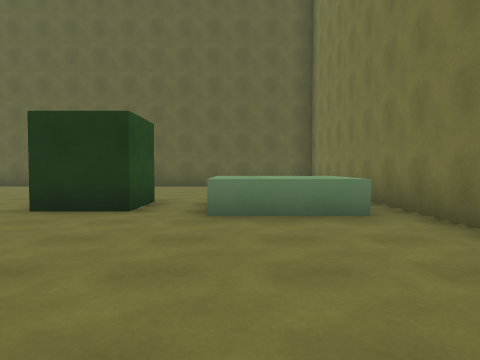
View 1 (above)

21 first-person views from a walk through a Unity game level. The camera is 1.3 m above the floor, tilts 2° down and sees 70° across. The floor is counted in squares, 2 m on a side. Each view is taken from the middle of a square. On the plan, view 1 faces up. The plan holds only what a view shows up to about 10 squares ahead; the rest is blank. The place goes on beyond the plan. The player is left out.

View 2
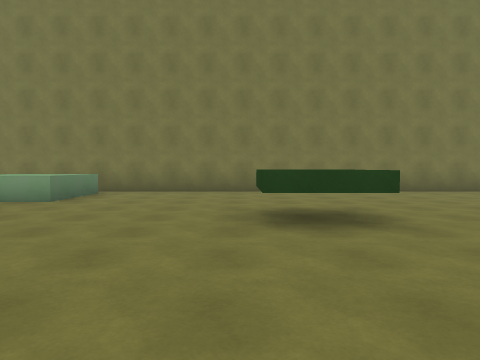

View 3
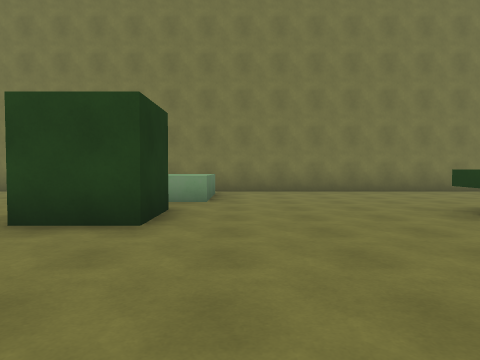

View 4
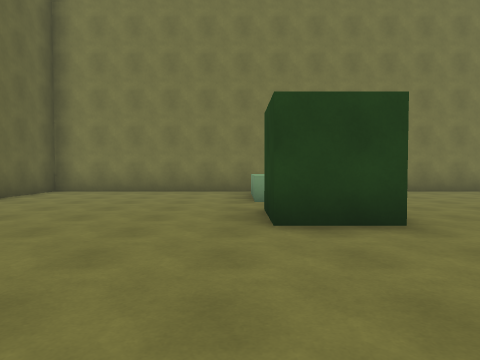

View 5
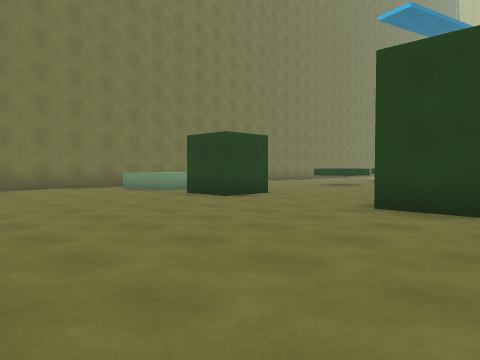

View 6
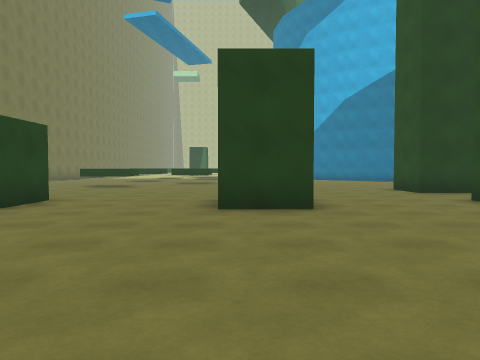

View 7
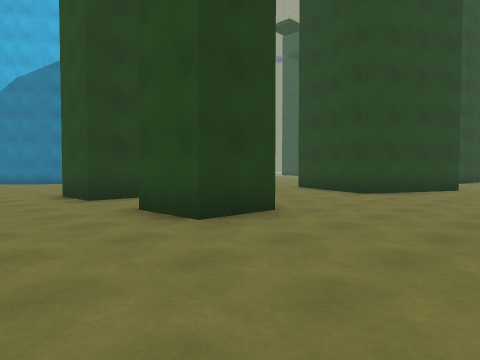

View 8
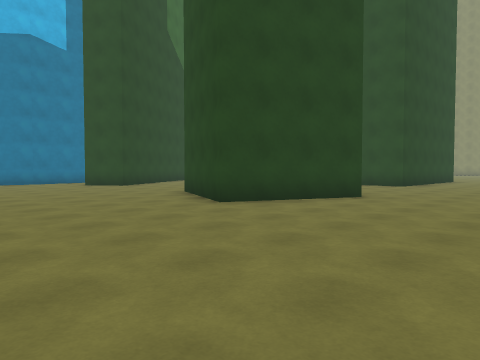

View 9
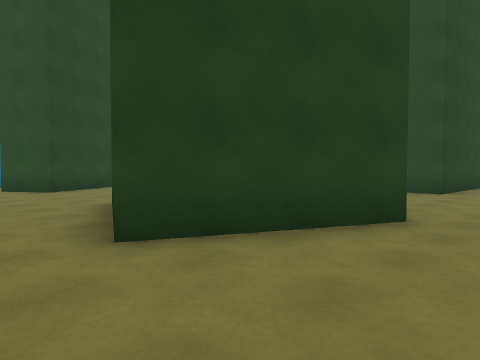

View 10
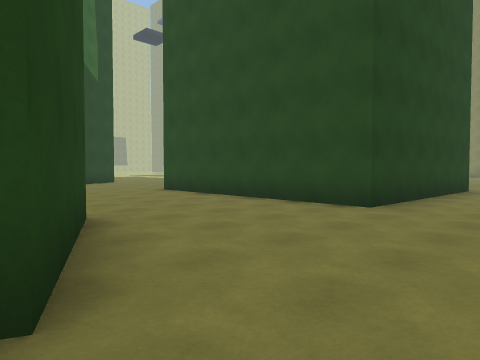

View 11
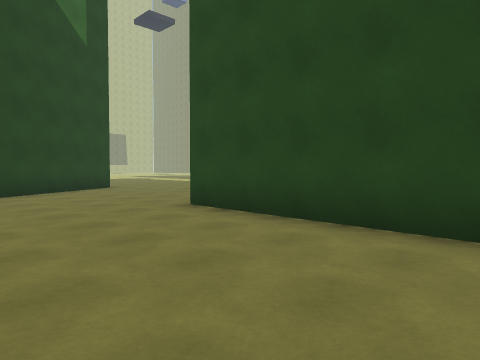

View 12
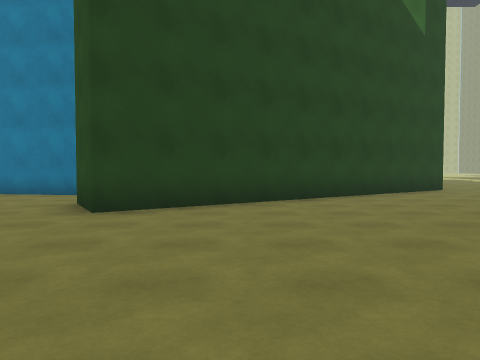

View 13
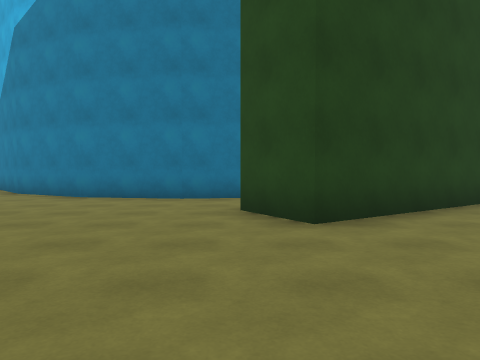

View 14
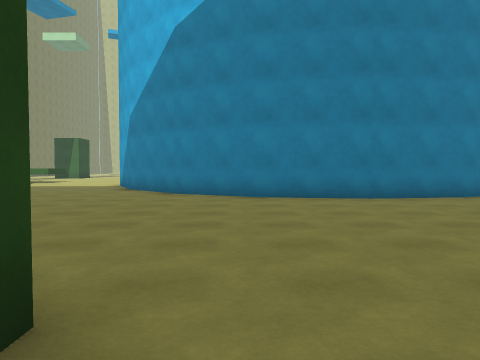

View 15
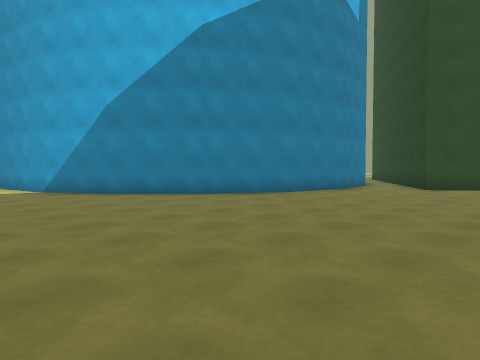

View 16
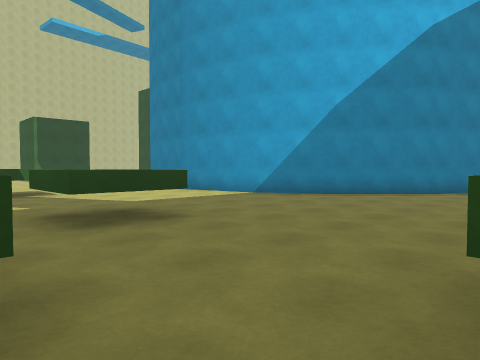

View 17
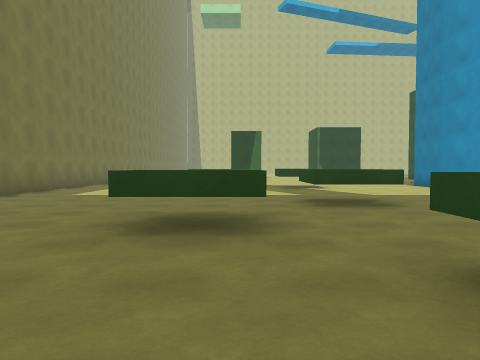

View 18
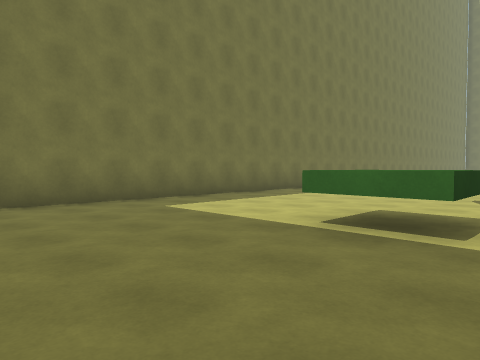

View 19
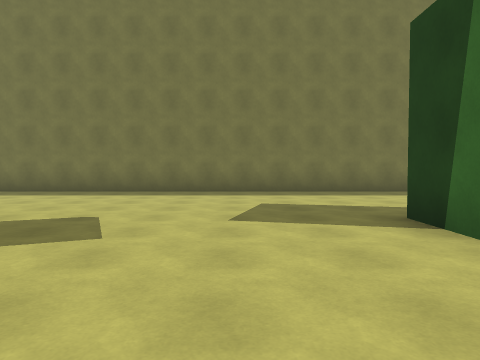

View 20
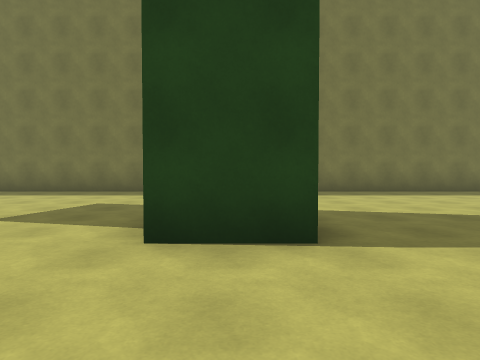

View 21
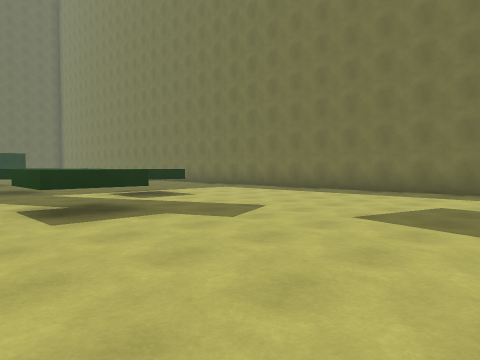

### Floor plan
Key: @ floor where view 1 was taken; # wall or solid block; . floor; ^ raised ledge.
Columns run from 28 left of view 1 to 3 right of it. Each row starts with its distance up from view 1.
 13                               ##
 12                    ....     ...#
 11             ....   ............#
 10        ........................#
  9    ............................#
  8 ...............................#
  7 ........##.....................#
  6 ###....####....##...##...##.^^.#
  5   #....# ##.... #...  ...##.^^.#
  4   #..... #..... .... ..........#
  3   #............##...  .........#
  2   #............##...  .........#
  1   #............................#
  0   #......................^^.@..#
 -1  ........#............ ........#
 -2  .......##............  .......#
 -3  .....### .............^.......#
 -4  ....##  ......................#
 -5  ..###  #######..........^^....#
 -6  ###          ###..............#
 -7                 ##.....^.......#
 -8                  #.....^.......#
 -9                  ##............#
-10                   #......^^....#
-11                   #............#
-12                     ...^.......#
-13                       .^.......#
-14                       .........#
-15                      ..........#
-16                      ..........#
-17                      ..........#
-18                      ..........#
-19                      ...##.....#
-20                       .........#
-21                        ........#
-22                          ......#
-23                           .....#

Where each view was taken, in squares from view 1:
view 1: 0 up, 0 right, facing up
view 2: 1 up, 7 left, facing right
view 3: 4 up, 7 left, facing right
view 4: 7 up, 7 left, facing right
view 5: 12 up, 9 left, facing down-right
view 6: 12 up, 7 left, facing down
view 7: 10 up, 9 left, facing down-left
view 8: 11 up, 13 left, facing down-left
view 9: 9 up, 16 left, facing down-left
view 10: 9 up, 20 left, facing down-left
view 11: 5 up, 22 left, facing down-left
view 12: 4 up, 21 left, facing down
view 13: 3 up, 18 left, facing down
view 14: 3 up, 14 left, facing down
view 15: 1 up, 7 left, facing down-left
view 16: 3 down, 3 left, facing down-left
view 17: 1 down, 3 left, facing down
view 18: 6 down, 4 left, facing down-right
view 19: 16 down, 7 left, facing right
view 20: 19 down, 7 left, facing right
view 21: 18 down, 7 left, facing up-right
